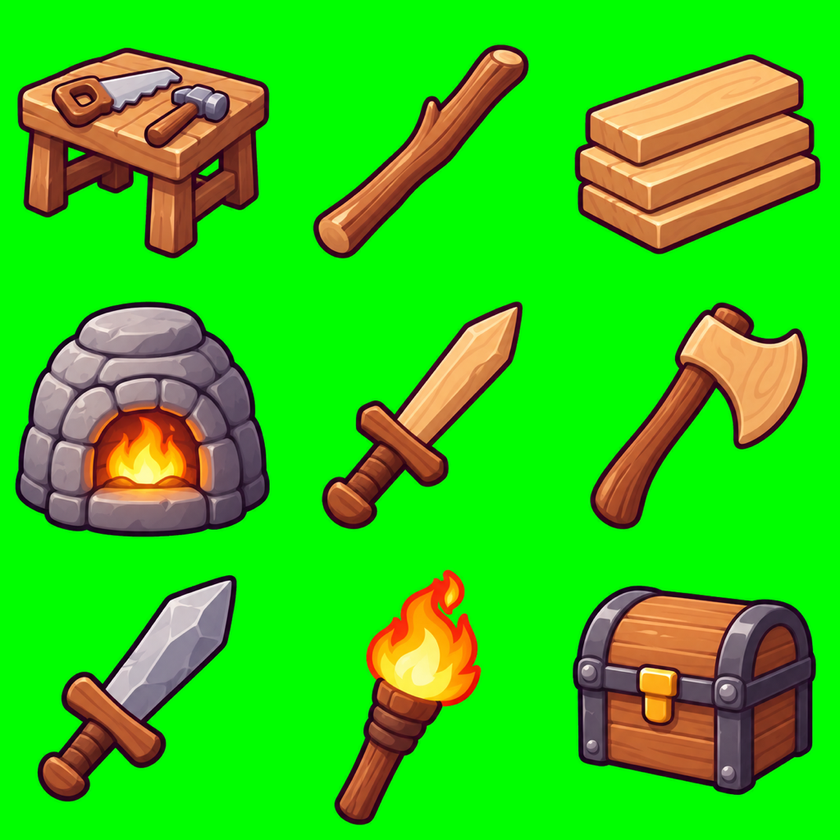
#> input picture .claude/films/edu/episodes/hot-muse-minecraft/ui-art/art/items3.png, 840 x 840 px, shrunk from 1024 x 1024 before the run
$ python fit-cells.py art/items3.png 5
#> lines starting #> are read from the running program, lines starting #| are printed output that depends on the picture; after the words box and inside, x2 and y2 are one past the last pixel; in counts of white or black regions, pixels touching at a corner belong together
"""Fit each icon of an n x n green-screen sheet inside its own cell before key.mjs splits the sheet: an icon that
reaches over its cell's edge (a torch's flame into the cell above) is moved, unchanged, just far enough to sit inside
its cell with a margin. The original is kept as art/orig/<sheet>.png.
usage: python fit-cells.py art/items3.png [n=3]"""
import os
import sys
import numpy as np
import cv2

MARGIN = 10

def fit(path, n=3):
#> called with path = 'art/items3.png', n = 5
    im = cv2.imread(path, cv2.IMREAD_COLOR)
#> im is the input picture: shape (840, 840, 3); mean B, G, R 24.4, 201.2, 53
    if im is None:
        return None, f'cannot read {path}'
    b, g, r = [im[..., i].astype(int) for i in range(3)]
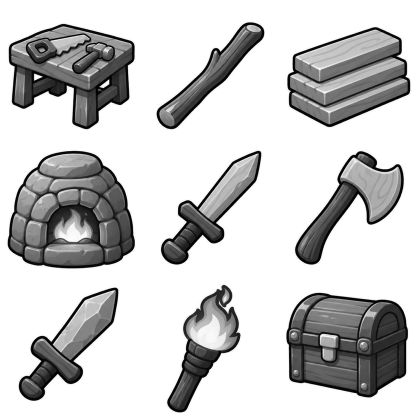
#> g: shape (840, 840) int64 (shown at 1/2 size); min 0, max 255, mean 201.2
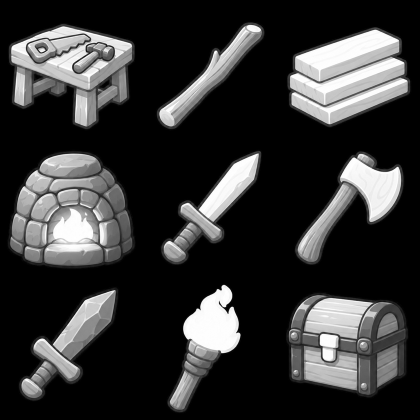
#> r: shape (840, 840) int64 (shown at 1/2 size); min 0, max 255, mean 53
    fg = ((g - np.maximum(r, b)) <= 60).astype(np.uint8)
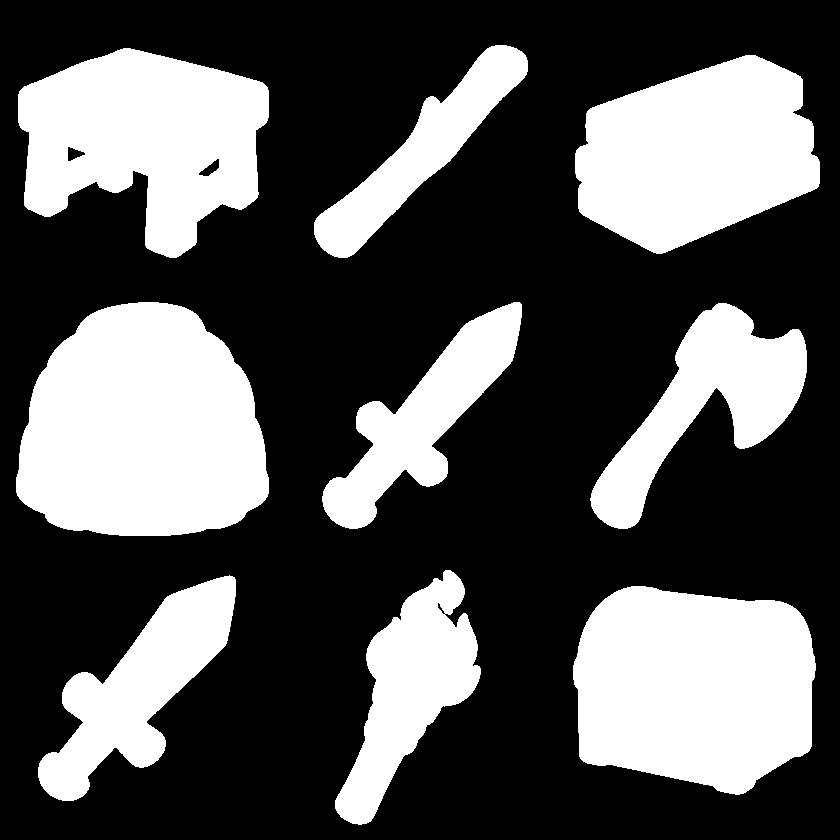
#> fg: shape (840, 840); values 0 (black) and 1 (white), 33.8% white; 9 white regions, largest, box (x1, y1, x2, y2) and area: (16, 302, 269, 536) 46830, (573, 586, 816, 795) 41133, (18, 48, 269, 258) 34554
    fg = cv2.dilate(fg, np.ones((7, 7), np.uint8))
#> fg: shape (840, 840); values 0 (black) and 1 (white), 37.5% white; 9 white regions, largest, box (x1, y1, x2, y2) and area: (13, 299, 272, 539) 49794, (570, 583, 819, 798) 43893, (15, 45, 272, 261) 38070
    k, lab, st, cen = cv2.connectedComponentsWithStats(fg, 8)
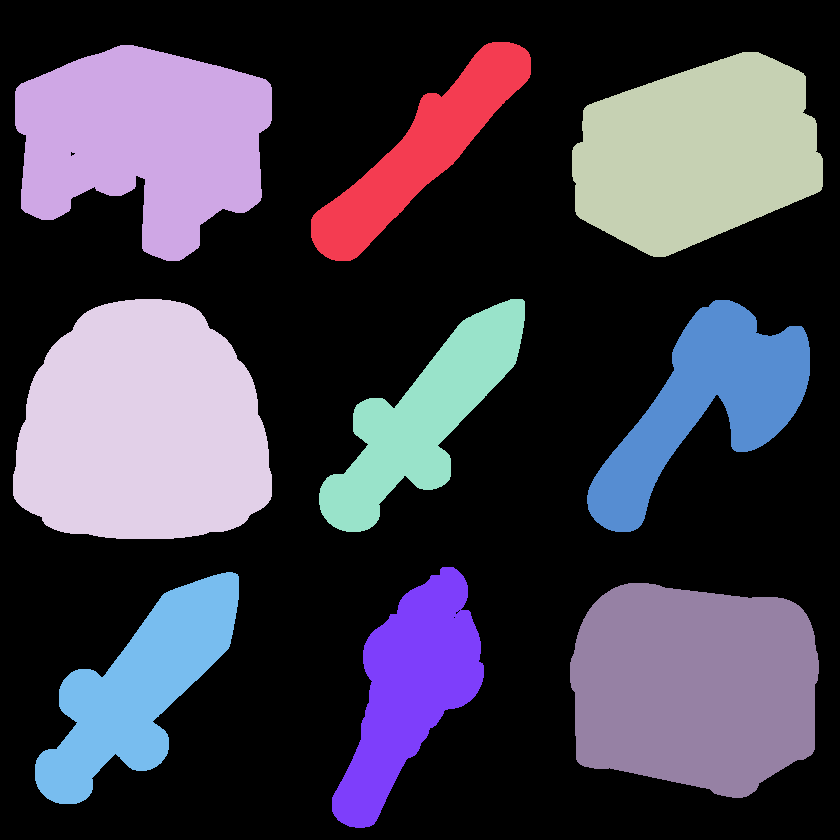
#> lab: shape (840, 840) int32; 10 distinct labels, from 0 to 9; one colour per label, 0 black
#> k = 10; st = [[0, 0, 840, 840, 440723], [311, 42, 220, 219, 15227], [15, 45, 257, 216, 38070], [572, 52, 251, 205, 37188], [13, 299, 259, 240, 49794], [319, 299, 206, 233, 18594], [587, 300, 223, 232, 21675], [332, 567, 152, 261, 19472], [35, 572, 204, 232, 20964], [570, 583, 249, 215, 43893]]; cen = [[423.4, 424], [420.9, 151.1], [144.4, 139.6], [696.4, 153.3], [142.2, 428.1], [423, 417.7], [704.8, 403.9], [409.6, 688.8], [138.6, 687.9], [694.1, 686.3]]
    h, w = fg.shape
    cw, ch = w / n, h / n
    groups = {}
    for i in range(1, k):
        if st[i, cv2.CC_STAT_AREA] < 20:
            continue
        cx = min(n - 1, int(cen[i][0] // cw))
        cy = min(n - 1, int(cen[i][1] // ch))
        groups.setdefault((cx, cy), []).append(i)
#> this loop made 9 passes
#> (cx, cy) on passes 1 to 8: (2, 0), (0, 0), (4, 0), (0, 2), (2, 2), (4, 2), (2, 4), (0, 4)
#> after the loop, groups = 9 items
    out = np.zeros_like(im)
    out[:] = (0, 255, 0)
    moved = []
    for (cx, cy), ids in groups.items():
        m = np.isin(lab, ids)
        ys, xs = np.nonzero(m)
        x0, x1, y0, y1 = xs.min(), xs.max(), ys.min(), ys.max()
        lx0, lx1 = int(cx * cw) + MARGIN, int((cx + 1) * cw) - 1 - MARGIN
        ly0, ly1 = int(cy * ch) + MARGIN, int((cy + 1) * ch) - 1 - MARGIN
        dx = (lx0 - x0) if x0 < lx0 else (lx1 - x1) if x1 > lx1 else 0
        dy = (ly0 - y0) if y0 < ly0 else (ly1 - y1) if y1 > ly1 else 0
        if (x1 - x0) > (lx1 - lx0) or (y1 - y0) > (ly1 - ly0):
            return None, f'cell {cy * n + cx}: the icon is larger than its cell'
        out[ys + dy, xs + dx] = im[ys, xs]
        if dx or dy:
            moved.append(f'cell {cy * n + cx} moved by {dx},{dy}')
#> this loop made 1 pass
#> (cx, cy, ids, x0, x1, y0, y1, lx0) on pass 1: (2, 0, [1], 311, 530, 42, 260, 346)
#> pass 1, in fit, `m = np.isin(lab, ids)`:
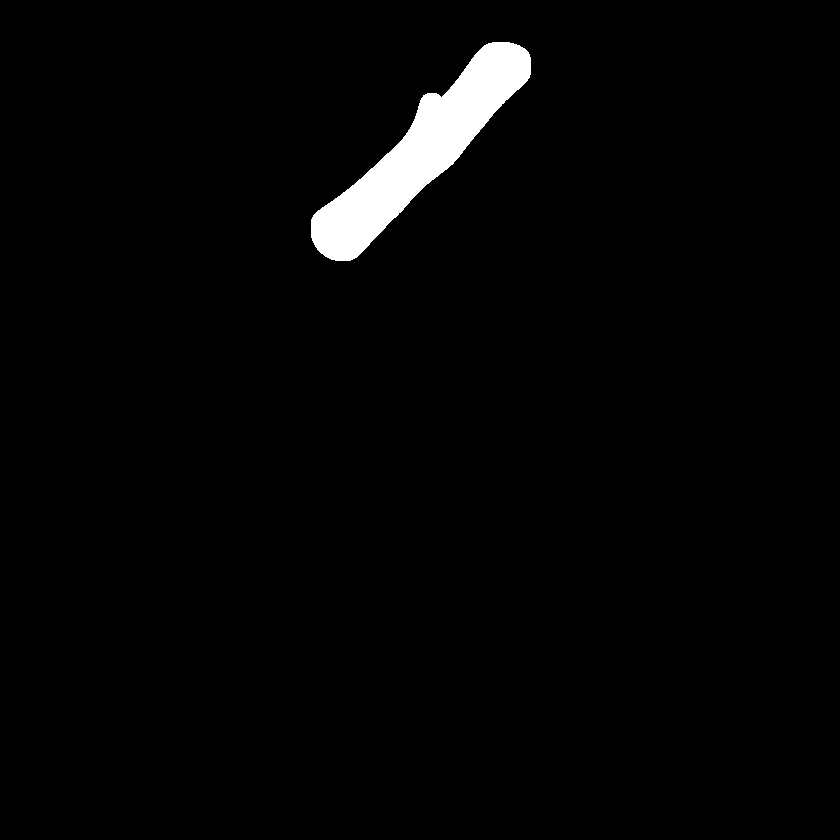
#> m: shape (840, 840) bool; 2.2% white; 1 white region, box (x1, y1, x2, y2) and area: (311, 42, 531, 261) 15227
#> after the loop:
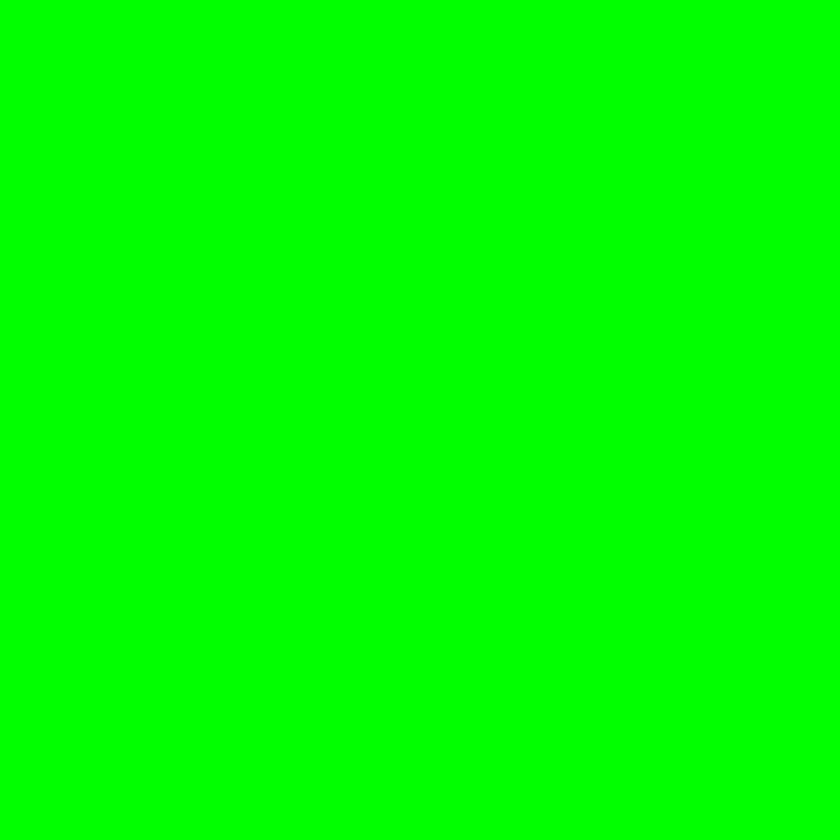
#> out: shape (840, 840, 3); mean B, G, R 0, 255, 0
#> after the loop, moved = []
    if not moved:
        return 'every icon already inside its cell', None
    od = os.path.join(os.path.dirname(path), 'orig')
    os.makedirs(od, exist_ok=True)
    cv2.imwrite(os.path.join(od, os.path.basename(path)), im)
    cv2.imwrite(path, out)
    return '; '.join(moved), None

if __name__ == '__main__':
    res, err = fit(sys.argv[1], int(sys.argv[2]) if len(sys.argv) > 2 else 3)
#> err = 'cell 2: the icon is larger than its cell'
    print(err or res)
#| cell 2: the icon is larger than its cell
#> (the run stopped early here; a loop or call above may not have finished)
